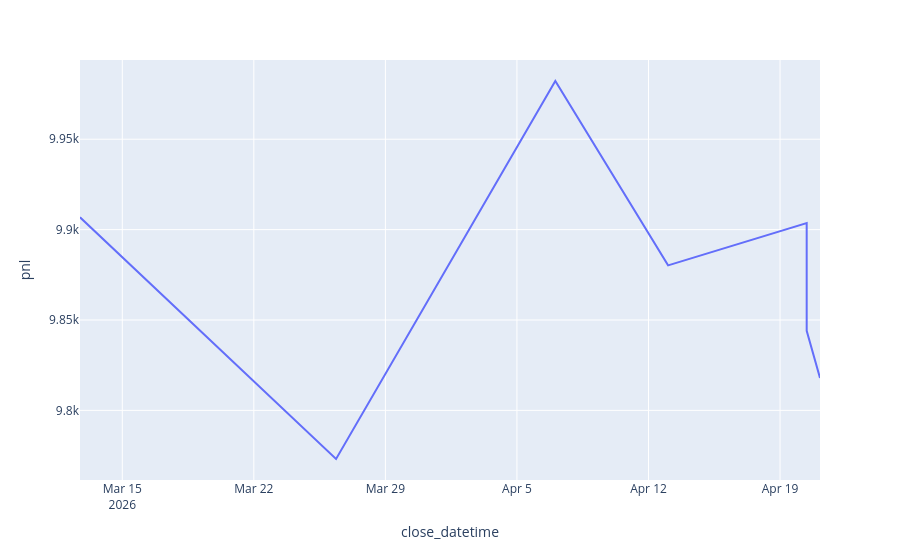

The code cell stored with this chart in its notebook:
### Code cell
px.line(result, x='close_datetime', y='pnl')

### Figure 1 — Plotly figure (JSON) as saved in the notebook; plotly's stock layout.template omitted (floating-point values rounded to 4 significant figures)
{"data": [{"hovertemplate": "close_datetime=%{x}<br>pnl=%{y}<extra></extra>", "legendgroup": "", "line": {"color": "#636efa", "dash": "solid"}, "marker": {"symbol": "circle"}, "mode": "lines", "name": "", "orientation": "v", "showlegend": false, "type": "scatter", "x": ["2026-03-12T18:00:00.000000000", "2026-03-26T09:00:00.000000000", "2026-04-07T01:00:00.000000000", "2026-04-13T01:00:00.000000000", "2026-04-20T10:00:00.000000000", "2026-04-20T10:00:00.000000000", "2026-04-20T10:00:00.000000000", "2026-04-21T03:00:00.000000000"], "xaxis": "x", "y": [9907.0, 9773.0, 9982.0, 9880.0, 9904.0, 9897.0, 9844.0, 9818.0], "yaxis": "y"}], "layout": {"legend": {"tracegroupgap": 0}, "margin": {"t": 60}, "xaxis": {"anchor": "y", "domain": [0, 1], "title": {"text": "close_datetime"}}, "yaxis": {"anchor": "x", "domain": [0, 1], "title": {"text": "pnl"}}}}
